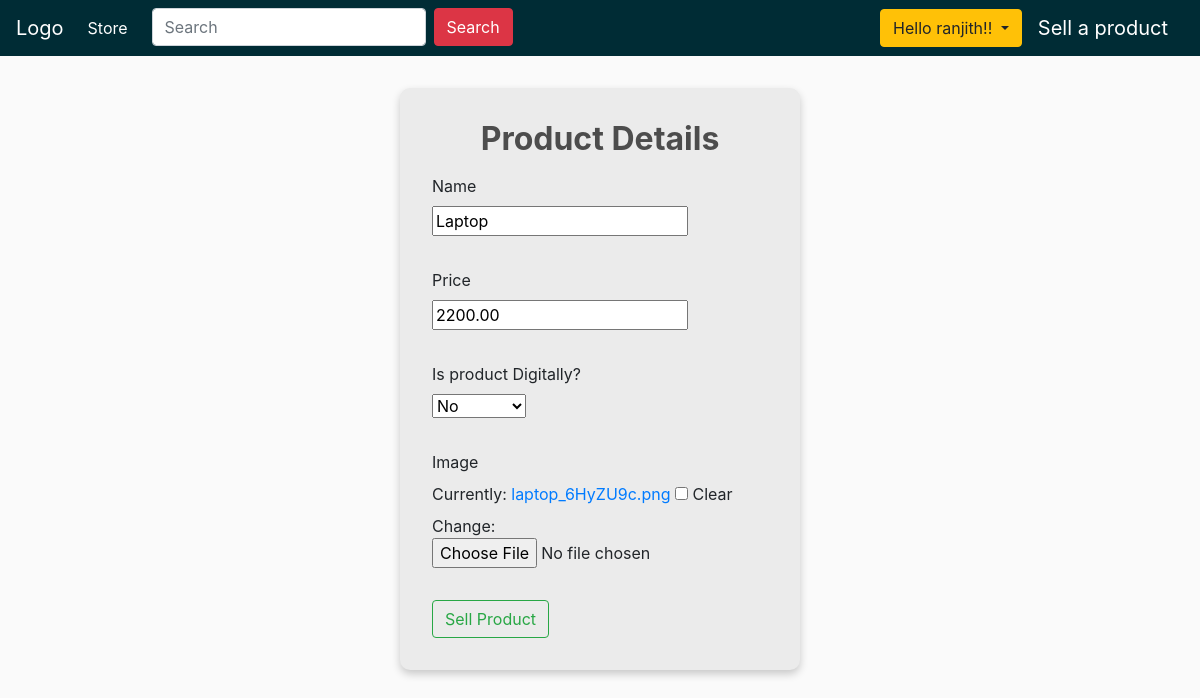
The app's page /seller_update_product/14 (signed in) with its own data.
### store/models.py (models this page shows, shortened)
class Product(models.Model):
    name = models.CharField(max_length=100, null=True )
    price = models.DecimalField(max_digits=10, decimal_places=2)
    digital = models.BooleanField(default=False, null=True, blank=False)
    image = models.ImageField(null=True, blank=True)
    seller = models.ForeignKey(Seller, null=True, on_delete=models.CASCADE)

### store/views.py (the view)
# urls.py: path('seller_update_product/<str:pk>', views.sellerUpdateProduct, name='seller_update_product'),
@login_required(login_url='seller_login')
def sellerUpdateProduct(request, pk):
    product = Product.objects.get(id = pk)
    if request.user != product.seller.user:
        return JsonResponse("Product is sold by someone else", safe=False)
    form = ProductForm(instance=product)
    if request.method == 'POST':
        form = ProductForm(request.POST, request.FILES, instance=product)
        if form.is_valid():
            product = form.save()
            return redirect("seller_products")
    context = {'form': form}
    return render(request, "store/seller_add_product.html", context)

### store/forms.py
class ProductForm(ModelForm):
    class Meta:
        model = Product
        fields = '__all__'
        exclude = ['seller']

### store/templates/store/seller_add_product.html (shortened to what this page needs)
{% extends 'store/main.html' %}
{% block content %}
<div class="container">
    <div class="add_product">
        <h2 style="text-align: center; margin-bottom: 1rem;"><strong>Product Details</strong></h2>
        <form class="form" method="POST" enctype="multipart/form-data" action="">
            {% for field in form  %}
            <div class="form__group">
            {% if field.label == 'Digital' %}
            <label for="room_name">Is product Digitally?</label>
            {% else %}
            <label for="room_name">{{field.label}}</label>
            {% endif %}
            <br>
            {{field}}
            </div>
            {% endfor %}
            <button class="btn btn-outline-success"  type="submit">
                Sell Product
            </button>
        </form>
    </div>
</div>
{% endblock content %}

### store/templates/store/main.html (shortened to what this page needs)
<!DOCTYPE html>
{% load static %}
<html lang="en">
<head>
    <link rel="stylesheet" href="https://stackpath.bootstrapcdn.com/bootstrap/4.4.1/css/bootstrap.min.css">
    <link rel="stylesheet" type="text/css" href="{% static 'css/main.css' %}">
</head>
<body>
    <nav class="navbar sticky-top navbar-expand-lg navbar-dark bg-dark">
        <a class="navbar-brand" href="{% url 'store' %}">Logo</a>
        <div class="collapse navbar-collapse" id="navbarSupportedContent">
          <ul class="navbar-nav mr-auto">
            <li class="nav-item active">
              <a class="nav-link" href="{% url 'store' %}">Store <span class="sr-only">(current)</span></a>
            </li>
            {% if siteUser == "customer" %}
            <li class="nav-item active" style="padding-left: 1rem;">
              <form class="form-inline" style="text-align: center;" action="{% url 'store' %}">
                <input class="form-control mr-sm-2" type="search" placeholder="Search" aria-label="Search" name="q">
                <button class="btn btn btn-danger my-2 my-sm-0" type="submit">Search</button>
              </form>
            </li>
            {% else %}
            <li class="nav-item active" style="padding-left: 1rem;">
              <form class="form-inline" style="text-align: center;" action="{% url 'seller_products' %}">
                <input class="form-control mr-sm-2" type="search" placeholder="Search" aria-label="Search" name="q">
                <button class="btn btn btn-danger my-2 my-sm-0" type="submit">Search</button>
              </form>
            </li>
            {% endif %}
          </ul>
        <div class="form-inline my-2 my-lg-0">
            {% if request.user.is_authenticated %}
            <div class="dropdown">
              <button class="btn btn-warning dropdown-toggle" type="button" id="dropdownMenuButton" data-toggle="dropdown" aria-haspopup="true" aria-expanded="false">
                Hello {{request.user.username}}!!
              </button>
            </div>
            {% else %}
            <a href="{% url 'login' %}"class="btn btn-warning">Login</a>
            {% endif %}
            {% if siteUser == "customer" %}
            <a href="{% url 'cart' %}">
               <img  id="cart-icon" src="{% static 'images/cart.png' %}">
           </a>
           <p id="cart-total">{{cartItems}}</p>
           {% else %}
           <a class="navbar-brand" style="padding-left: 1rem;" href="{% url 'seller_add_product' %}">Sell a product</a>
           {% endif %}
       </div>
        </div>
      </nav>
    <div class="container">
        {% block content %}
        {% endblock content %}
    </div>
</body>
</html>

### static/css/main.css (style rules this page uses)
body { background-color: hsl(0, 0%, 98%); }
h1,h2,h3,h4,h5,h6 { color:hsl(0, 0%, 30%); }
.bg-dark { background-color: #002c35!important; }
.btn { border-radius: 10; }
.add_product { background-color: rgb(235, 235, 235); height: fit-content; width: 25rem; padding: 2rem; margin: auto; box-shadow: 0 4px 8px 0 rgba(0,0,0,0.2); transition: 0.4s; border-radius: 10px; text-align: left; text-align: left; }
.form__group { margin-bottom: 2rem; width: 100%; }
.container { padding: 16px 16px ; }

### records on screen
Product: form "Laptop" "2200.00" "No"

### other values on screen
{{ request.user.username }} "ranjith"
{{ field.label }} "Name" "Price" "Image"
